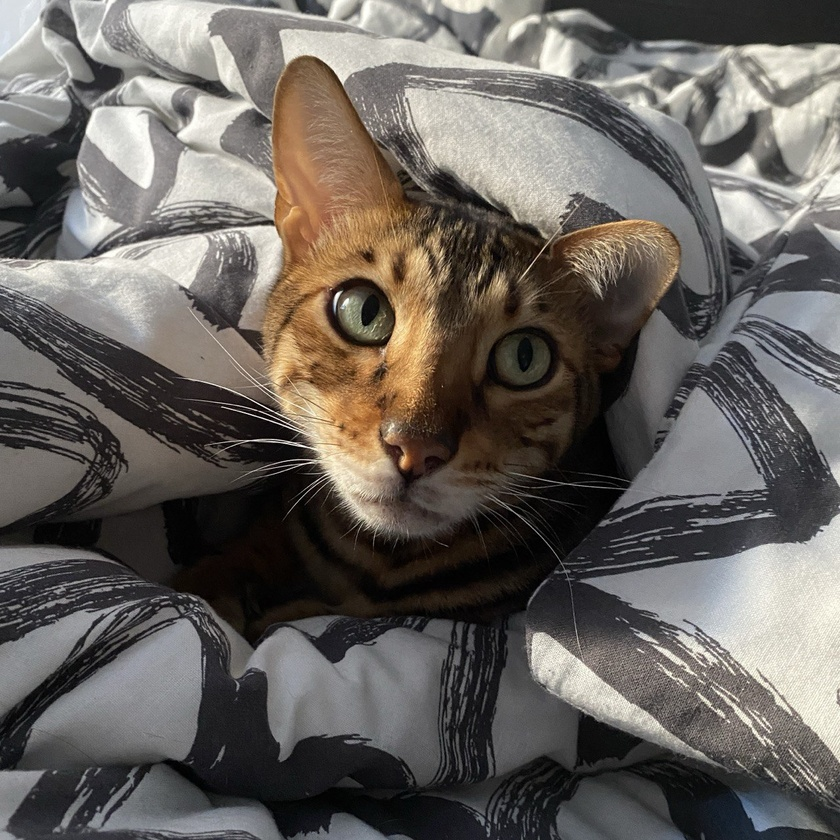
#> input picture cat.jpg, 840 x 840 px, shrunk from 1280 x 1280 before the run
$ python flip_bottom.py
#> lines starting #> are read from the running program, lines starting #| are printed output that depends on the picture
import cv2

# Задание: отразить изображение по нижней границе

img = cv2.imread('../cat.jpg')
#> img is the input picture: shape (840, 840, 3); mean B, G, R 94.4, 99.3, 104.4
flipped = cv2.flip(img, 0)
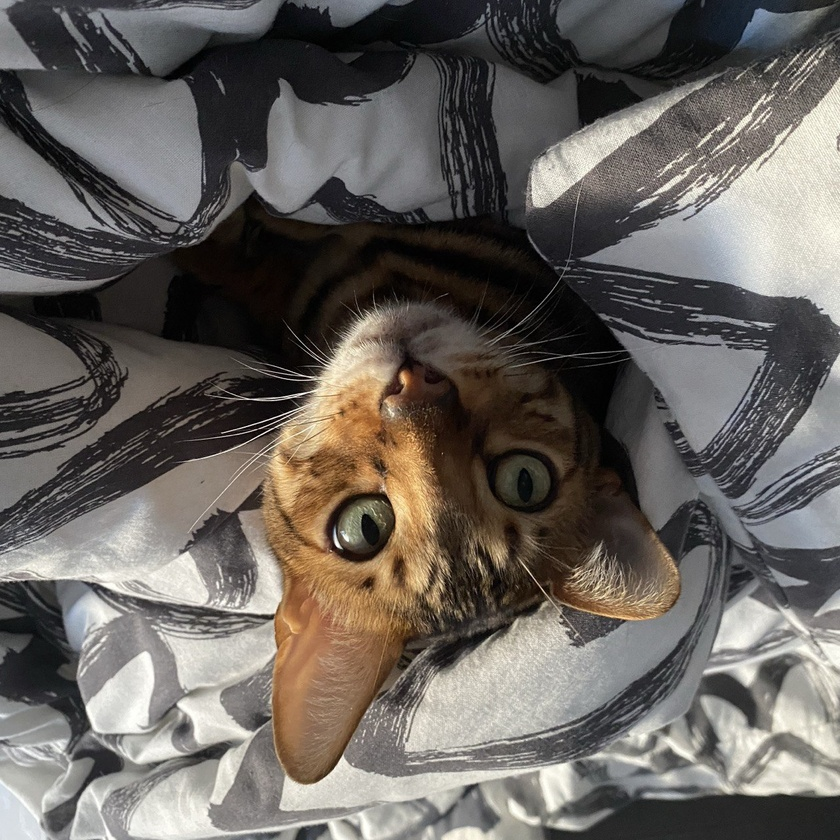
#> flipped: shape (840, 840, 3); mean B, G, R 94.4, 99.3, 104.4
cv2.imwrite('result.jpg', flipped)

cv2.imshow('source', img)
cv2.imshow('result', flipped)
cv2.waitKey(0)
cv2.destroyAllWindows()
